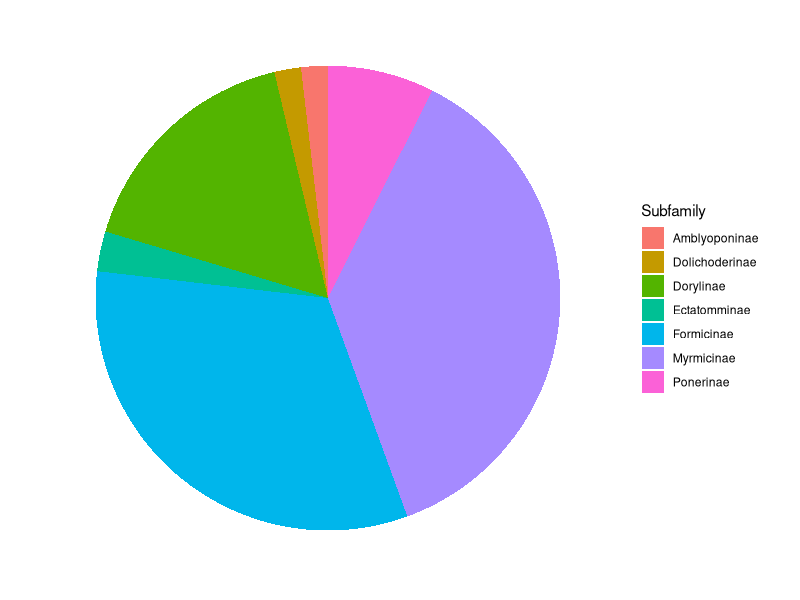
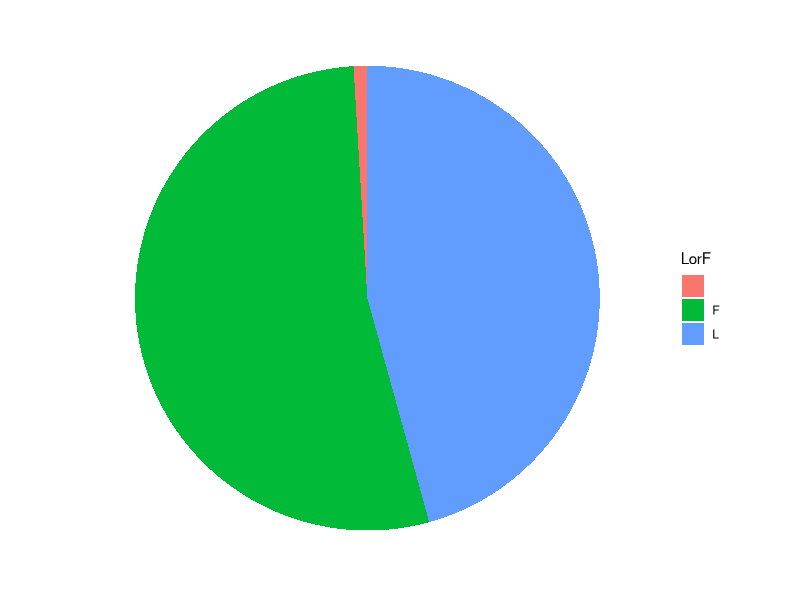

Here is the R script that generated these plots, in order:
#Set Working Directory
setwd("C:/Users/jessa/Documents/AntMetaAnalysis")

#Load in Packages
library(ggplot2)

#Import data 
Raw <- read.table("Data/Raw Data.txt", header = TRUE, sep = "\t")
SpeciesData <- read.table("Data/Species Level.txt", header = TRUE, sep = "\t")

#Blank theme for ggplot
blank_theme <- theme_minimal() +
  theme(
    axis.title.x = element_blank(),
    axis.title.y = element_blank(),
    panel.border = element_blank(),
    panel.grid = element_blank(),
    axis.ticks = element_blank(),
    axis.text.x = element_blank(),
    axis.text.y = element_blank(),
    plot.title = element_text(size = 14, face = "bold")
  )

#Piechart for Subfamily occurrence
ggplot(data = SpeciesData, aes(x = factor(1), fill = Subfamily)) +
  geom_bar() +
  coord_polar("y", start = 0) +
  blank_theme
  
#Piechart for Lab vs. Field studies
ggplot(data = Raw, aes(x = factor(1), fill = LorF)) +
  geom_bar() +
  coord_polar("y", start = 0) +
  blank_theme
